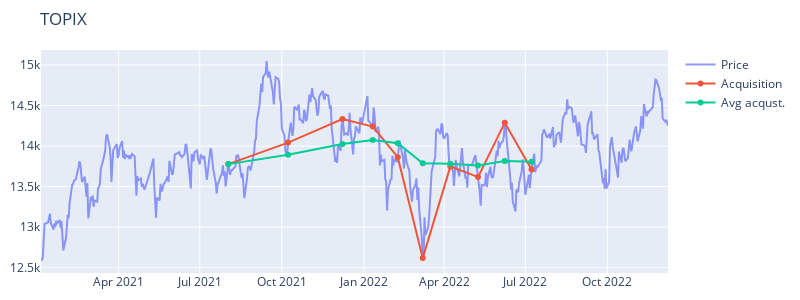
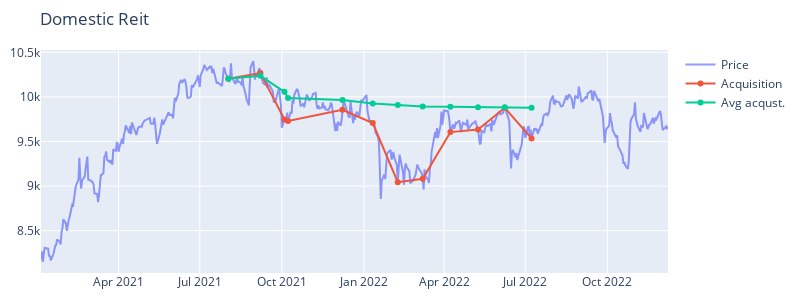
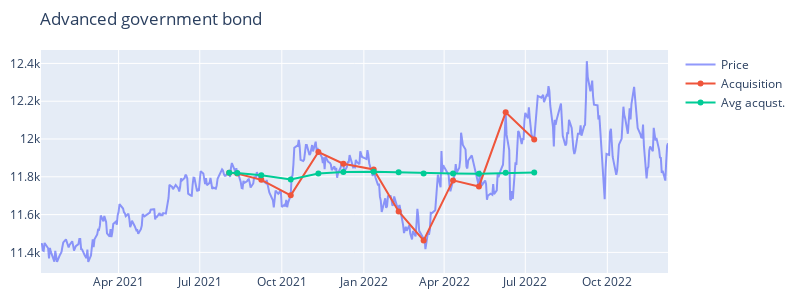
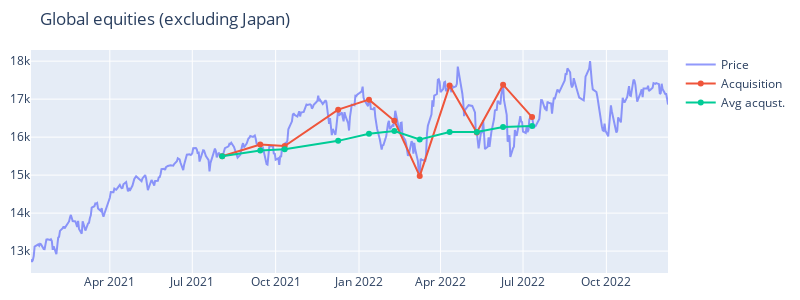

Notebook code cell kept with these figures, in order:
### Markdown cell above
# Average acquisition price

### Code cell
# this df_hist is structure is different from the above one
df_hist = pd.read_csv('df_all.csv', parse_dates=True)
df_hist.index = pd.to_datetime(df_hist['date'])

# trim the history from start date
df_hist = df_hist[df_hist['date'] > '2021-01-01']     

avg_acq = dict(pd.DataFrame())


for asset in assets:
    # get instrument and create a local copy
    instm = df_trades[df_trades['name']==asset].copy()

    # calculate average acquisition price
    instm['avg_acq'] = np.zeros(len(instm))
    for i, row in instm.iterrows():        
        instm.loc[i,'avg_acq'] = sum(instm.loc[:i+1,'price']*instm.loc[:i+1,'quantity'])/sum(instm.loc[:i+1,'quantity'])

    avg_acq[asset] = instm.loc[:,['date', 'avg_acq']]

    # plot chart for current asset
    mlayout['title'] = asset
    fig = go.Figure(layout=mlayout)

    fig.add_scatter(x=df_hist['date'], y=df_hist[asset], opacity=0.7, name='Price')
    fig.add_scatter(x=instm['date'], y=instm['price'], mode='lines+markers', name='Acquisition')
    fig.add_scatter(x=instm['date'], y=instm['avg_acq'], mode='lines+markers', name='Avg acqust.')

    fig.show()

### Figure 1 — Plotly figure (JSON) as saved in the notebook; plotly's stock layout.template omitted (floating-point values rounded to 4 significant figures; data arrays with more than 128 entries replaced by an {"elided": "..."} marker saying what was removed)
{"data": [{"name": "Price", "opacity": 0.7, "type": "scatter", "x": {"elided": "473 str values"}, "y": {"elided": "473 int values"}}, {"mode": "lines+markers", "name": "Acquisition", "type": "scatter", "x": ["2021-08-02T00:00:00", "2021-10-08T00:00:00", "2021-12-08T00:00:00", "2022-01-11T00:00:00", "2022-02-08T00:00:00", "2022-03-08T00:00:00", "2022-04-08T00:00:00", "2022-05-09T00:00:00", "2022-06-08T00:00:00", "2022-07-08T00:00:00"], "y": [13777, 14043, 14334, 14240, 13862, 12617, 13749, 13617, 14289, 13710]}, {"mode": "lines+markers", "name": "Avg acqust.", "type": "scatter", "x": ["2021-08-02T00:00:00", "2021-10-08T00:00:00", "2021-12-08T00:00:00", "2022-01-11T00:00:00", "2022-02-08T00:00:00", "2022-03-08T00:00:00", "2022-04-08T00:00:00", "2022-05-09T00:00:00", "2022-06-08T00:00:00", "2022-07-08T00:00:00"], "y": [13777, 13890.0, 14030.0, 14080.0, 14030.0, 13790.0, 13780.0, 13760.0, 13820.0, 13810.0]}], "layout": {"height": 300, "margin": {"b": 10, "l": 10, "r": 10, "t": 50}, "title": {"text": "TOPIX"}, "width": 800}}

### Figure 2 — Plotly figure (JSON) as saved in the notebook; plotly's stock layout.template omitted (floating-point values rounded to 4 significant figures; data arrays with more than 128 entries replaced by an {"elided": "..."} marker saying what was removed)
{"data": [{"name": "Price", "opacity": 0.7, "type": "scatter", "x": {"elided": "473 str values"}, "y": {"elided": "473 int values"}}, {"mode": "lines+markers", "name": "Acquisition", "type": "scatter", "x": ["2021-08-02T00:00:00", "2021-09-07T00:00:00", "2021-10-04T00:00:00", "2021-10-08T00:00:00", "2021-12-08T00:00:00", "2022-01-11T00:00:00", "2022-02-08T00:00:00", "2022-03-08T00:00:00", "2022-04-08T00:00:00", "2022-05-09T00:00:00", "2022-06-08T00:00:00", "2022-07-08T00:00:00"], "y": [10205, 10267, 9747, 9729, 9855, 9706, 9044, 9081, 9605, 9635, 9878, 9534]}, {"mode": "lines+markers", "name": "Avg acqust.", "type": "scatter", "x": ["2021-08-02T00:00:00", "2021-09-07T00:00:00", "2021-10-04T00:00:00", "2021-10-08T00:00:00", "2021-12-08T00:00:00", "2022-01-11T00:00:00", "2022-02-08T00:00:00", "2022-03-08T00:00:00", "2022-04-08T00:00:00", "2022-05-09T00:00:00", "2022-06-08T00:00:00", "2022-07-08T00:00:00"], "y": [10205, 10240.0, 10060.0, 9988.0, 9965.0, 9926.0, 9909.0, 9893.0, 9888.0, 9884.0, 9884.0, 9878.0]}], "layout": {"height": 300, "margin": {"b": 10, "l": 10, "r": 10, "t": 50}, "title": {"text": "Domestic Reit"}, "width": 800}}

### Figure 3 — Plotly figure (JSON) as saved in the notebook; plotly's stock layout.template omitted (floating-point values rounded to 4 significant figures; data arrays with more than 128 entries replaced by an {"elided": "..."} marker saying what was removed)
{"data": [{"name": "Price", "opacity": 0.7, "type": "scatter", "x": {"elided": "473 str values"}, "y": {"elided": "473 int values"}}, {"mode": "lines+markers", "name": "Acquisition", "type": "scatter", "x": ["2021-08-03T00:00:00", "2021-08-12T00:00:00", "2021-09-08T00:00:00", "2021-10-11T00:00:00", "2021-11-11T00:00:00", "2021-12-09T00:00:00", "2022-01-12T00:00:00", "2022-02-09T00:00:00", "2022-03-09T00:00:00", "2022-04-11T00:00:00", "2022-05-10T00:00:00", "2022-06-09T00:00:00", "2022-07-11T00:00:00"], "y": [11822, 11818, 11784, 11702, 11931, 11869, 11839, 11617, 11463, 11781, 11749, 12141, 11997]}, {"mode": "lines+markers", "name": "Avg acqust.", "type": "scatter", "x": ["2021-08-03T00:00:00", "2021-08-12T00:00:00", "2021-09-08T00:00:00", "2021-10-11T00:00:00", "2021-11-11T00:00:00", "2021-12-09T00:00:00", "2022-01-12T00:00:00", "2022-02-09T00:00:00", "2022-03-09T00:00:00", "2022-04-11T00:00:00", "2022-05-10T00:00:00", "2022-06-09T00:00:00", "2022-07-11T00:00:00"], "y": [11822, 11820.0, 11810.0, 11790.0, 11820.0, 11830.0, 11830.0, 11820.0, 11820.0, 11820.0, 11820.0, 11820.0, 11820.0]}], "layout": {"height": 300, "margin": {"b": 10, "l": 10, "r": 10, "t": 50}, "title": {"text": "Advanced government bond"}, "width": 800}}

### Figure 4 — Plotly figure (JSON) as saved in the notebook; plotly's stock layout.template omitted (floating-point values rounded to 4 significant figures; data arrays with more than 128 entries replaced by an {"elided": "..."} marker saying what was removed)
{"data": [{"name": "Price", "opacity": 0.7, "type": "scatter", "x": {"elided": "473 str values"}, "y": {"elided": "473 int values"}}, {"mode": "lines+markers", "name": "Acquisition", "type": "scatter", "x": ["2021-08-03T00:00:00", "2021-09-14T00:00:00", "2021-10-11T00:00:00", "2021-12-09T00:00:00", "2022-01-12T00:00:00", "2022-02-09T00:00:00", "2022-03-09T00:00:00", "2022-04-11T00:00:00", "2022-05-11T00:00:00", "2022-06-09T00:00:00", "2022-07-11T00:00:00"], "y": [15495, 15806, 15765, 16723, 16986, 16429, 14975, 17357, 16122, 17380, 16527]}, {"mode": "lines+markers", "name": "Avg acqust.", "type": "scatter", "x": ["2021-08-03T00:00:00", "2021-09-14T00:00:00", "2021-10-11T00:00:00", "2021-12-09T00:00:00", "2022-01-12T00:00:00", "2022-02-09T00:00:00", "2022-03-09T00:00:00", "2022-04-11T00:00:00", "2022-05-11T00:00:00", "2022-06-09T00:00:00", "2022-07-11T00:00:00"], "y": [15495, 15650.0, 15680.0, 15900.0, 16090.0, 16160.0, 15940.0, 16140.0, 16130.0, 16270.0, 16290.0]}], "layout": {"height": 300, "margin": {"b": 10, "l": 10, "r": 10, "t": 50}, "title": {"text": "Global equities (excluding Japan)"}, "width": 800}}
